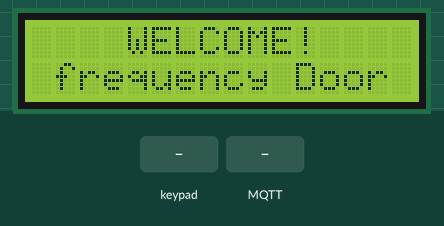
This sketch was run on a simulated Arduino Uno, built with avr-gcc and run on an emulated ATmega328P. Parts: 16×2 character LCD. The inputs (shaded band) are chosen by the test bench. WiFi joins after 1.5 s; servers stay silent unless stated; no MQTT or app messages arrive unless stated; what the sketch prints to the serial monitor is not drawn.

Above: at 2.7 s.
2.8 s: keypad keys 9 8 7 6 * pressed 0.4 s apart
At 5.0 s:
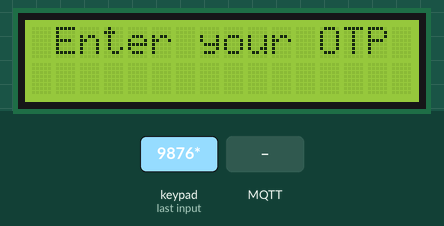
6.3 s: key 'A' pressed
At 6.8 s:
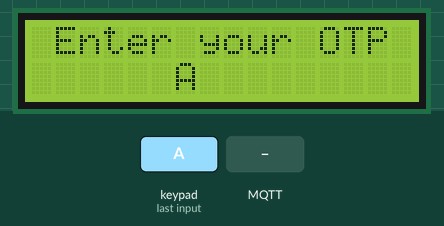
7.8 s: MQTT message "1" arrives on the first subscribed topic
At 9.0 s:
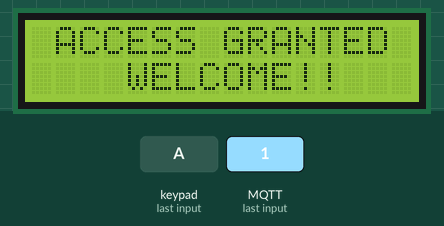
9.3 s: key 'B' pressed
12.3 s: keypad keys 9 8 7 6 # pressed 0.4 s apart
At 14.9 s:
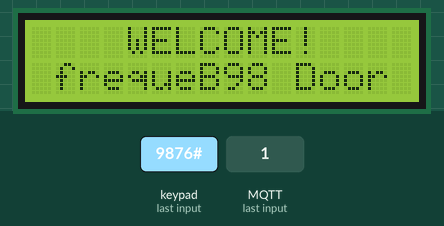
15.8 s: key 'C' pressed
At 16.9 s:
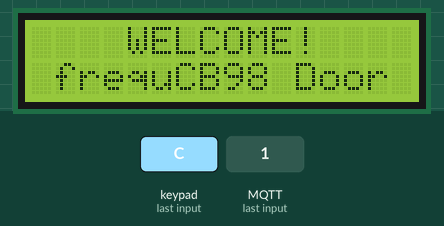
Timing chart, 0 to 18.3 s (numbered marks = the images above; inputs shaded):
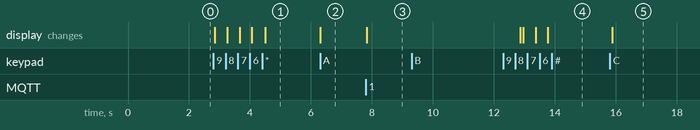

Measured:
- after the input at 2.8 s, the display: first changes after 0.05 s (image 1 shows a later state)
- after the input at 6.3 s, the display: changes at once (image 2)
- after the input at 7.8 s, the display: changes at once (image 3)
- after the input at 9.3 s, every drawn part: stays the same
- after the input at 12.3 s, the display: first differs from a run without the input after 1.1 s (image 4 shows a later state)
- after the input at 15.8 s, the display: changes after 0.08 s (image 5)

The sketch:

keypad.ino
```cpp
#include <WiFiEsp.h>
#include <WiFiEspClient.h>
#include "SoftwareSerial.h"
#include <PubSubClient.h>
#include <Keypad.h>
#include <LiquidCrystal_I2C.h> // LCD 함수 라이브러리
#include <Wire.h> // LCD I2C 방식 통신용 라이브러리

const byte ROWS = 4;
const byte COLS = 4;

char keys[ROWS][COLS] = { // 키패드 버튼 정의
  {'1','2','3','A'},
  {'4','5','6','B'},
  {'7','8','9','C'},
  {'*','0','#','D'}
};

// 0x27 I2C 주소를 가지고 있는 16X2 LCD 객체를 생성
LiquidCrystal_I2C lcd(0x27, 16, 2);

byte rowPins[ROWS] = {9,8,7,6}; // 키패드의 행이 연결된 아두이노 핀 번호
byte colPins[COLS] = {5,4,3,2}; // 키패드의 열이 연결된 아두이노 핀 번호

// 키패드 객체 생성
Keypad keypad = Keypad(makeKeymap(keys), rowPins, colPins, ROWS, COLS);

IPAddress server(192,168,0,100);     // your mosquitto broker server
char ssid[] = "339-1";       // your network SSID (name)
char pass[] = "339789789*";           // your network password
int status = WL_IDLE_STATUS;          // the Wifi radio's status
WiFiEspClient esp8266Client;
PubSubClient client(esp8266Client);
SoftwareSerial esp8266(10,11);      // pin10 RX, pin11 TX to ESP8266 TX,RX

void setup() {
  Serial.begin(9600);
  esp8266.begin(9600);  // initialize serial for ESP module

  keypad.addEventListener(keypadEvent);

  lcd.init();
  lcd.backlight();
  displayMain();

  WiFi.init(&esp8266); // initialize ESP module
  // check for the presence of the shield
  if (WiFi.status() == WL_NO_SHIELD) {
    Serial.println("WiFi shield not present");
    while (true);     // don't continue
  }
  // attempt to connect to WiFi network
  while ( status != WL_CONNECTED) {
    Serial.print("Attempting to connect to WPA SSID: ");
    Serial.println(ssid);
    status = WiFi.begin(ssid, pass); // Connect to WPA/WPA2 network
    }
  Serial.println("You're connected to the network"); // you're connected now, so print out the data

  //connect to MQTT server
  client.setServer(server, 1883);
  client.setCallback(callback);
}

void loop() {

  char key = keypad.getKey();

  if (!client.connected()) {
    Serial.print("Attempting MQTT connection...");
    client.connect("arduinoClient3");
    Serial.println("connected");
    delay (100);
    client.subscribe("fre");
    delay (100);
    /*client.publish("Switch1","0");
    delay (100);
    client.publish("Switch1_status","TURN OFF");
    delay (100);
    digitalWrite(8,LOW);
    delay (100);
    */
   }
  client.loop();
  delay (100);
}

//print any message received for subscribed topic
void callback(char* topic, byte* payload, unsigned int length) {
  Serial.print("Message arrived [");
  Serial.print(topic);
  Serial.print("] ");
  //for (int i=0;i<length;i++) Serial.print((char)payload[i]);
  String Message = "";
  int i=0;
  while (i<length) Message +=(char)payload [i++];
  Serial.println (Message);

  if (Message=="1" ){  //MQTT 토픽 Switch1에 1이 수신되면 릴레이를 켬
     dispalyGranted();
     delay(5000);
     displayMain();
  }
  if (Message=="0" ){  //MQTT 토픽 Switch1에 0이 수신되면 릴레이를 끔
     dispalyDenied();
     delay(5000);
     displayMain();
  }
}

static char userinput[1];
static int count = 0;

void keypadEvent(KeypadEvent key) {

  switch(keypad.getState()) {
    case PRESSED:
      switch(key) {
        case '#':
        {
          Serial.println("pressed #");
          client.publish("pw",userinput);
          count=0;
          break;
        }
        case '*':
        {
          displayPW();
          count=0;
          //lcd.setCursor(0,1);
          //lcd.print("                ");
          break;
        }
        default :
        {
          Serial.println(key);
          if(count<4) {
            lcd.setCursor(6+count, 1);
            lcd.print(key);
            userinput[count++] = key;
          }
          break;
        }
      }
    break;
  }
}

void displayMain() {
  lcd.clear();
  lcd.setCursor(4,0);
  lcd.print("WELCOME!");
  lcd.setCursor(1,1);
  lcd.print("frequency Door");
}

void displayPW() {
  lcd.clear();
  lcd.setCursor(1,0);
  lcd.print("Enter your OTP");
  lcd.setCursor(0,1);
  lcd.print("                ");
}

void dispalyGranted(){
  lcd.clear();
  lcd.setCursor(1,0);
  lcd.print("ACCESS GRANTED");
  lcd.setCursor(4,1);
  lcd.print("WELCOME!!");
}

void dispalyDenied(){
  lcd.clear();
  lcd.setCursor(2,0);
  lcd.print("ACCESS DENIED");
  lcd.setCursor(5,1);
  lcd.print("SORRY");
}
```
